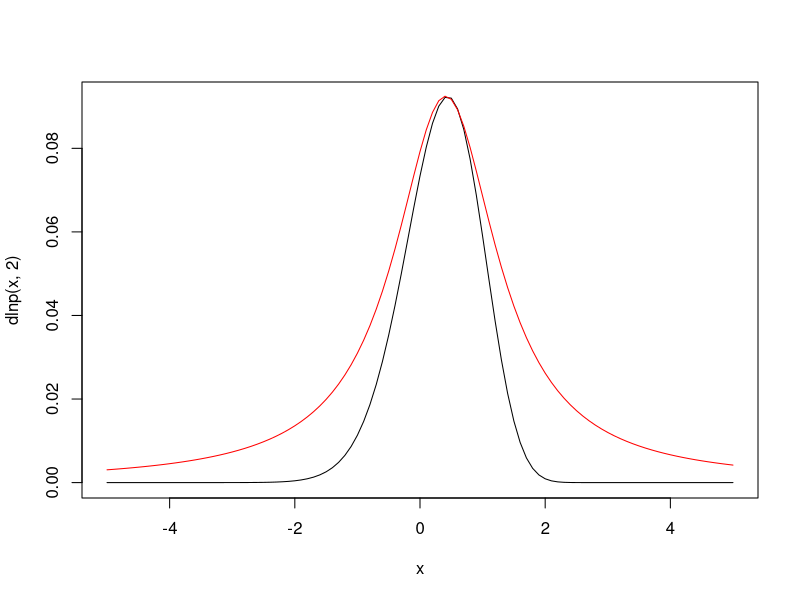
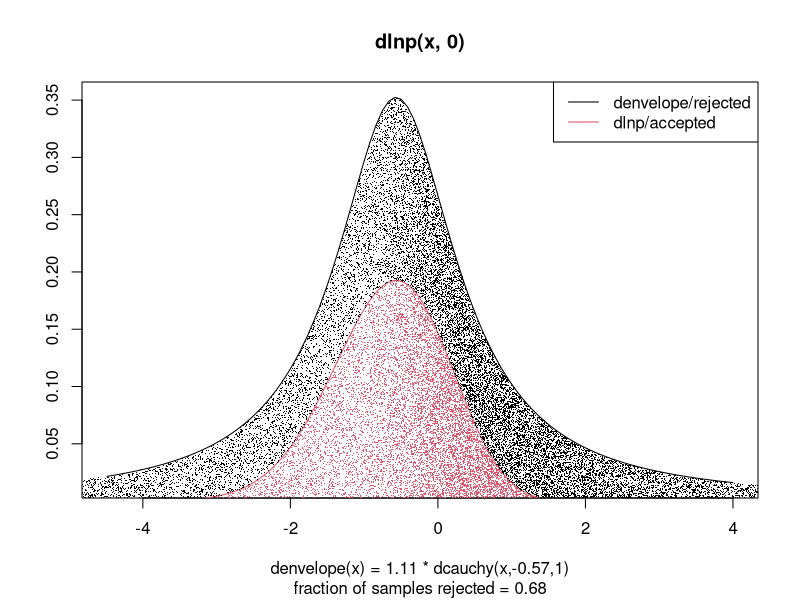

R code for these plots, in order: (Note: a time limit stopped this script after it produced the figures.)
## ---- chunk 1
knitr::opts_chunk$set(echo = TRUE)
## ---- chunk 2
dlnp <-
function(x,y ,log = FALSE) {
val <-
dnorm( x, log = TRUE ) +
dpois( y, exp( x ), log = TRUE)
if (log) val else exp( val )
}
## ---- chunk 3
# curve(dlnp(x,2),-5,5)
# grid()
# locator(1)
# c(0.4092479, 0.09262501)
## ---- chunk 4
curve(dlnp(x,2),-5,5)
curve(0.09262501/0.3187746*dcauchy(x,0.4092479,1),-5,5, add = T, col="red")
## ---- chunk 5
rlnp <- function(n, y, scale = 1){
  a <- -1 + log( max(1, y) )
  b <- log( max(1, y) )
  x0 <- optimize(function(x){dlnp(x, y)}, c(a, b), maximum = T)$maximum
  M <- optimize(function(x){dlnp(x0,y,log=T)-dcauchy(x, x0, scale,log=T)}, x0+c(-2, sqrt( .Machine$double.eps )), maximum = T)$objective
  x <- c()
  yunif <- c()
  dratio <- c()
  keep <- c()
  n_ <- 10*n
  while(sum(keep) < n){
    x_ <- rcauchy(n_)
    yunif_ <- runif(n_)
    dratio_ <- dlnp(x_, y) / (M*dcauchy(x_, x0, scale))
    keep_ <- yunif_ <= dratio_
    x <- c(x, x_)
    yunif <- c(yunif, yunif_)
    dratio <- c(dratio, dratio_)
    keep <- c(keep, keep_)
  }
  i.end <- max(which(keep)[1:n])
  return(list(x = x[1:i.end], yunif = yunif[1:i.end], dratio = dratio[1:i.end], keep = keep[1:i.end], x0 = x0, M = M, y = y, scale = scale))
}

rlnpPlot <- function(obj){
  with(obj, {
    curve( M * dcauchy( x , x0, scale), min(x[ keep ]), max(x[ keep ], lty = 4), ylab="", xlab = "")
    curve( dlnp( x , y), min(x[ keep ]), max(x[ keep ]), col = 2, add = TRUE, ylab="", xlab = "")
    points( x[ keep ], yunif[ keep ] * (dcauchy( x[ keep ] , x0, scale) * M), pch=".", col=2, ylab="", xlab = "")
    points( x[ ! keep ], yunif[ ! keep ] * (dcauchy( x[ ! keep ] , x0, scale) * M), pch=".", ylab="", xlab = "")
    legend( "topright", col = 1:2, lty = rep( 1, 2 ), legend = c( "denvelope/rejected", "dlnp/accepted"))
    title(main = paste0("dlnp(x, ", y, ")"), sub = paste0("denvelope(x) = ", round(M,2), " * dcauchy(x,", round(x0,2), ",", round(scale,2), ")", "\n", "fraction of samples rejected = ", round(1-sum(keep)/length(keep),2)))
  })
}
## ---- chunk 6
lst.lnp <- rlnp(10000, 0)
rlnpPlot(lst.lnp)
## ---- chunk 7
dratio_ex1 <- function(obj, nmax=20){
  dratio_ex <- obj$dratio[which(lst.lnp$dratio>1)]
if(length(dratio_ex) == 0){
  cat("No dratio exceeds 1.0")
}else if(length(dratio_ex) > nmax){
  cat(length(dratio_ex), "dratio values exceeds 1.0")
}else{
  cat(length(dratio_ex), "dratio values exceeds 1.0:", paste(dratio_ex, sep = ", "))
}
}
## ---- chunk 8
dratio_ex1(lst.lnp)
## ---- chunk 9
lst.lnp <- rlnp(10000, 3)
rlnpPlot(lst.lnp)
## ---- chunk 10
dratio_ex1(lst.lnp)
## ---- chunk 11
lst.lnp <- rlnp(10000, 10)
rlnpPlot(lst.lnp)
## ---- chunk 12
dratio_ex1(lst.lnp)
## ---- chunk 13
lst.lnp <- rlnp(10000, 100)
rlnpPlot(lst.lnp)
## ---- chunk 14
dratio_ex1(lst.lnp)
## ---- chunk 15
lst.lnp <- rlnp(10000, 100, 2)
rlnpPlot(lst.lnp)
## ---- chunk 16
dratio_ex1(lst.lnp)
## ---- chunk 17
lst.lnp <- rlnp(10000, 100, 0.1)
rlnpPlot(lst.lnp)
## ---- chunk 18
dratio_ex1(lst.lnp)
## ---- chunk 19
lst.lnp <- rlnp(10000, 100, 0.2)
rlnpPlot(lst.lnp)
## ---- chunk 20
dratio_ex1(lst.lnp)
## ---- chunk 21
lst.lnp <- rlnp(10000, 100, 0.15)
rlnpPlot(lst.lnp)
## ---- chunk 22
dratio_ex1(lst.lnp)
